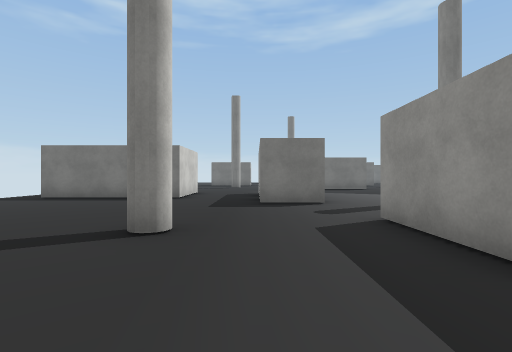
[1] (above)

24 first-person views from a walk through a Unity game level. The camera is 1.3 m above the floor, looks level and sees 85° across. The floor is counted in squares, 2 m on a side. Each view is taken from the middle of a square. On the plan, view 1 faces up. The plan holds only what a view shows up to about 9 squares ahead; the rest is blank. The place goes on beyond the plan. The player is left out. Some surface patterns are stand-ins.

[2]
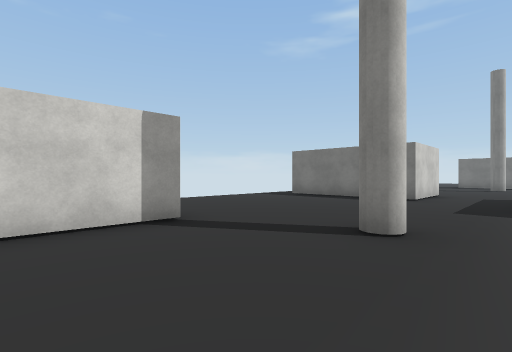

[3]
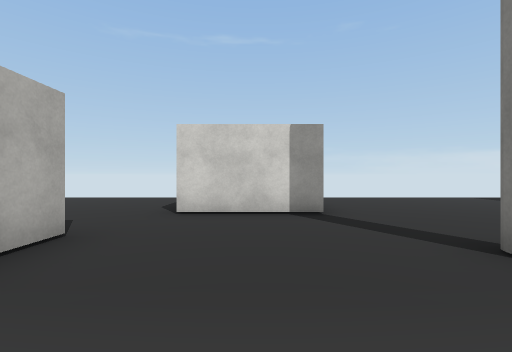

[4]
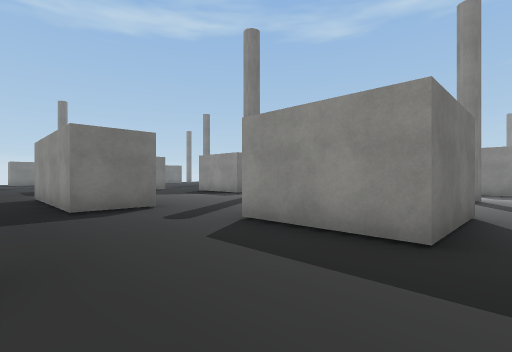

[5]
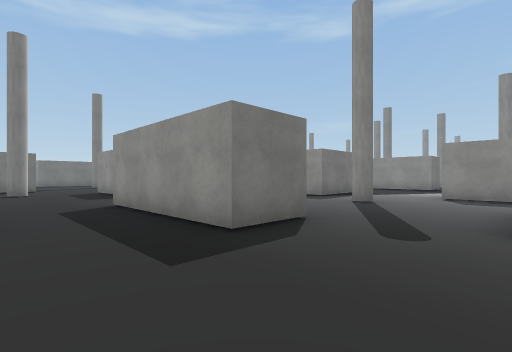

[6]
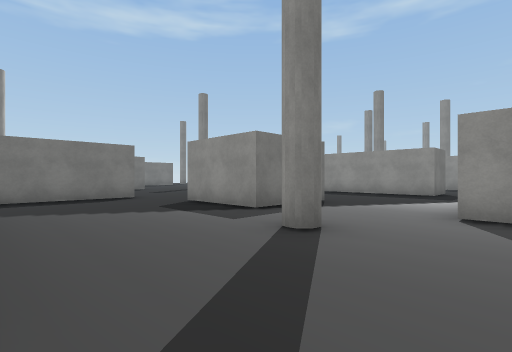

[7]
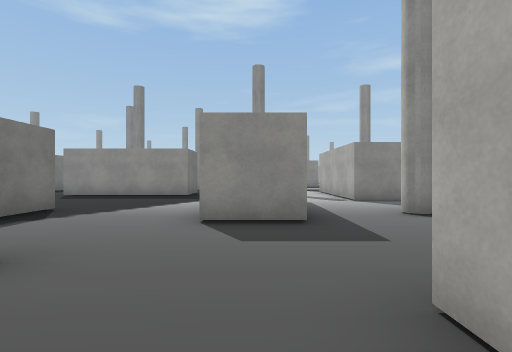

[8]
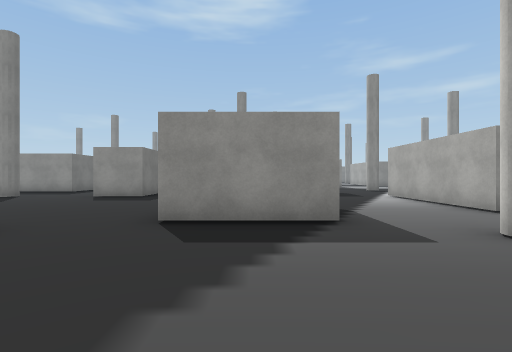

[9]
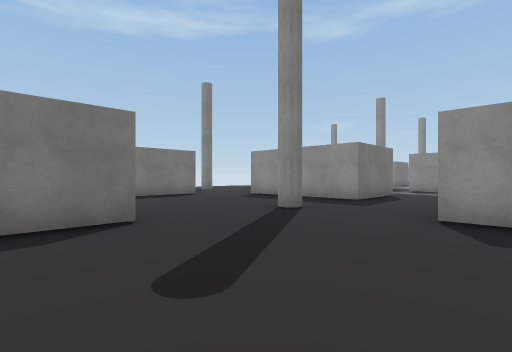

[10]
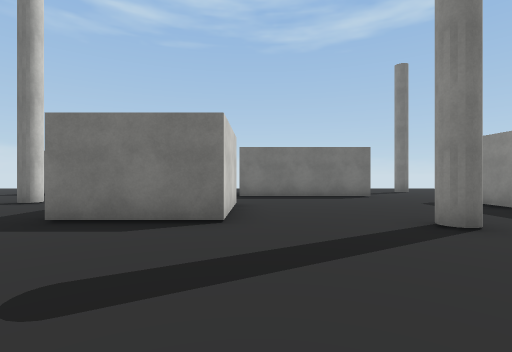

[11]
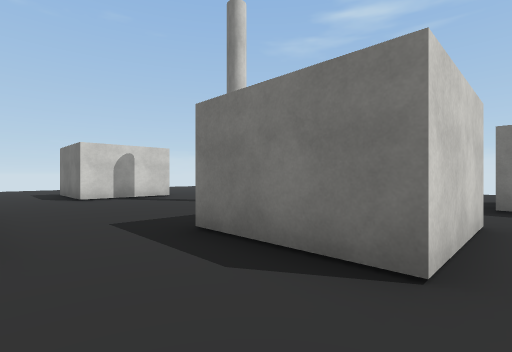

[12]
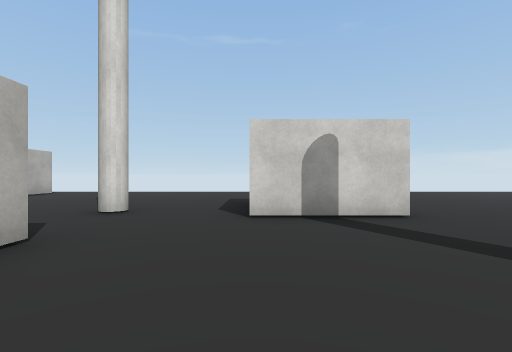

[13]
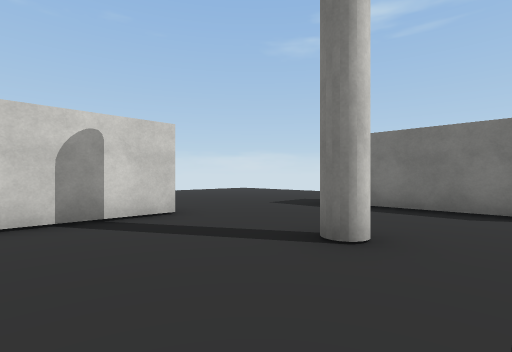

[14]
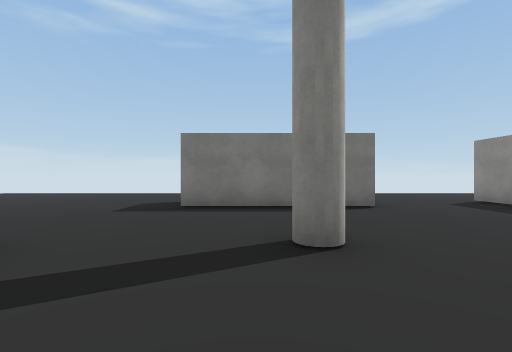

[15]
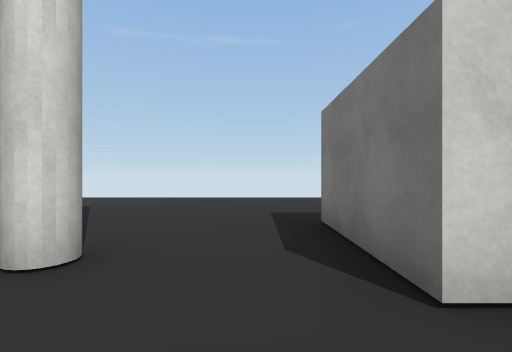

[16]
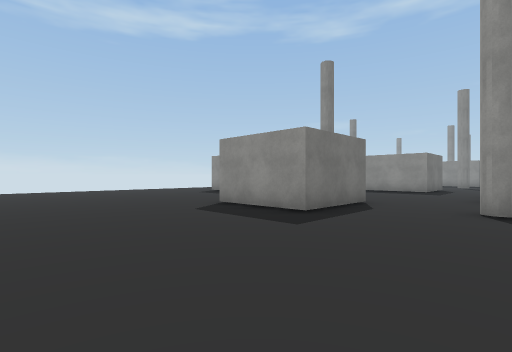

[17]
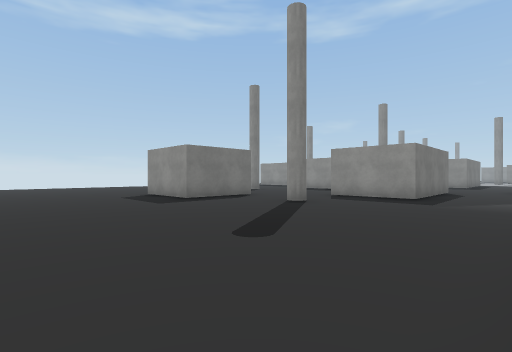

[18]
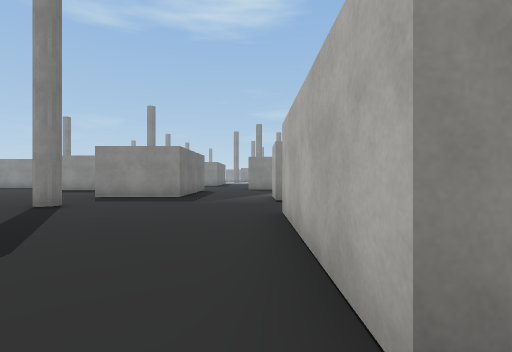

[19]
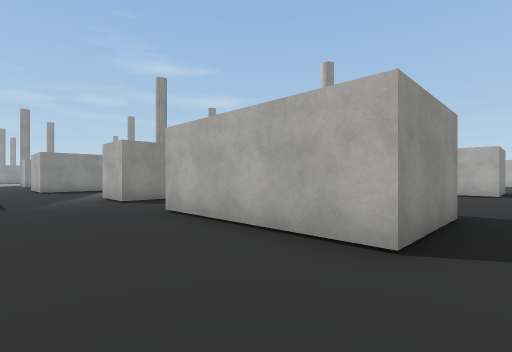

[20]
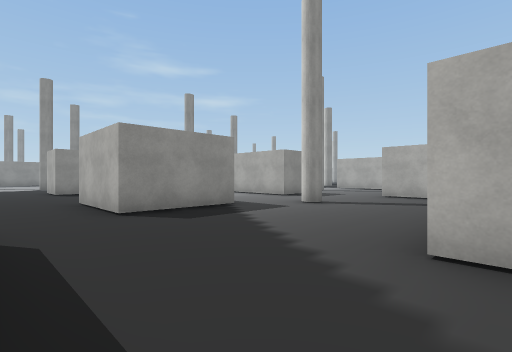

[21]
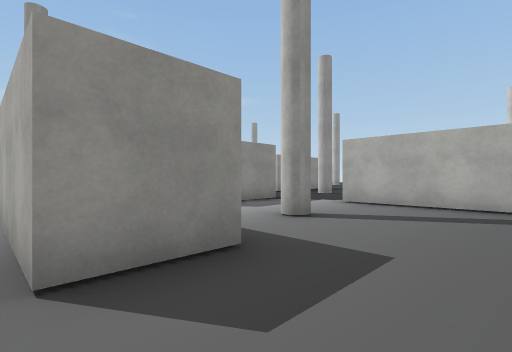

[22]
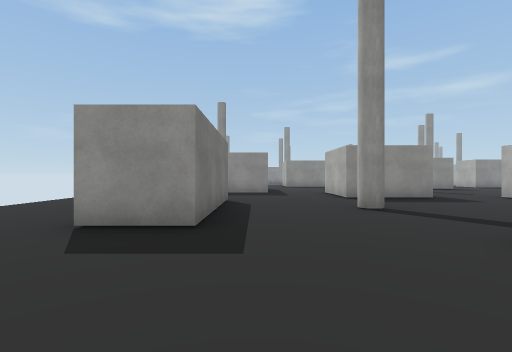

[23]
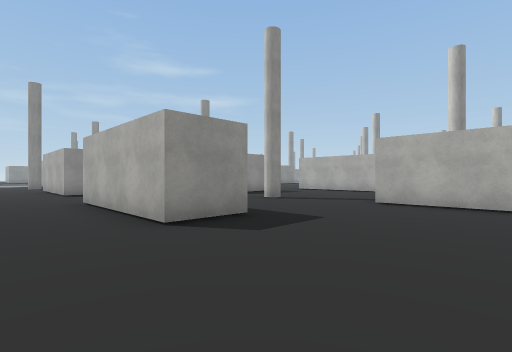

[24]
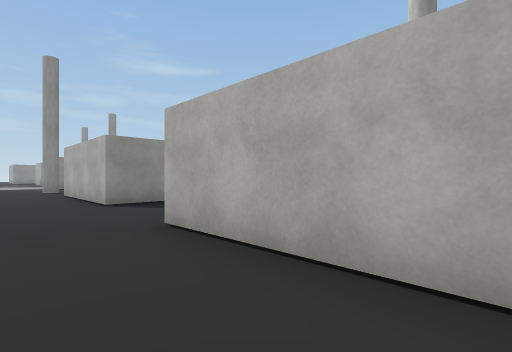

### Floor plan
Key: @ floor where view 1 was taken; # wall or solid block; . floor.
Columns run from 7 left of view 1 to 16 right of it. Each row starts with its distance up from view 1.
 27  .................
 26  ...................
 25  .......####...####.
 24 ........####...####
 23 ...............####..
 22 .....................
 21 ..........#.........
 20 .....##.....###.....#
 19 .....##.....###.....#
 18 .....##.....###...#.###
 17 ........................
 16 ........................
 15 ......#..#  #.....#
 14 .........####.....#
 13 ...................
 12 ....................
 11 .............###...#
 10 .####..##....### ..#
  9 .####..# ....###...#
  8 .####..# ..........##
  7 .......##...#........
  6 ...................
  5 ..............####
  4 .........###......
  3 ......#..###........
  2  ###.....###...#..##
  1  ###..............#
  0    #...@    ......#
 -1 .....##     ####..
 -2 .....           ..
 -3 ....
 -4 ..

Where each view was taken, in squares from view 1:
view 1: 0 up, 0 right, facing up
view 2: 0 up, 0 right, facing up-left
view 3: 1 up, 1 right, facing left
view 4: 1 up, 1 left, facing up-right
view 5: 4 up, 2 left, facing up-right
view 6: 5 up, 2 right, facing up-right
view 7: 5 up, 3 right, facing right
view 8: 10 up, 2 right, facing right
view 9: 14 up, 6 right, facing up-right
view 10: 14 up, 8 right, facing up
view 11: 16 up, 8 right, facing up-left
view 12: 18 up, 4 right, facing left
view 13: 18 up, 4 right, facing up-left
view 14: 18 up, 2 right, facing up
view 15: 17 up, 1 right, facing left
view 16: 15 up, 7 left, facing up-right
view 17: 11 up, 7 left, facing up-right
view 18: 11 up, 7 left, facing right
view 19: 13 up, 7 left, facing down-right
view 20: 13 up, 1 right, facing down-right
view 21: 6 up, 5 right, facing down-right
view 22: 23 up, 3 left, facing right
view 23: 27 up, 3 left, facing down-right
view 24: 27 up, 1 right, facing down-right
